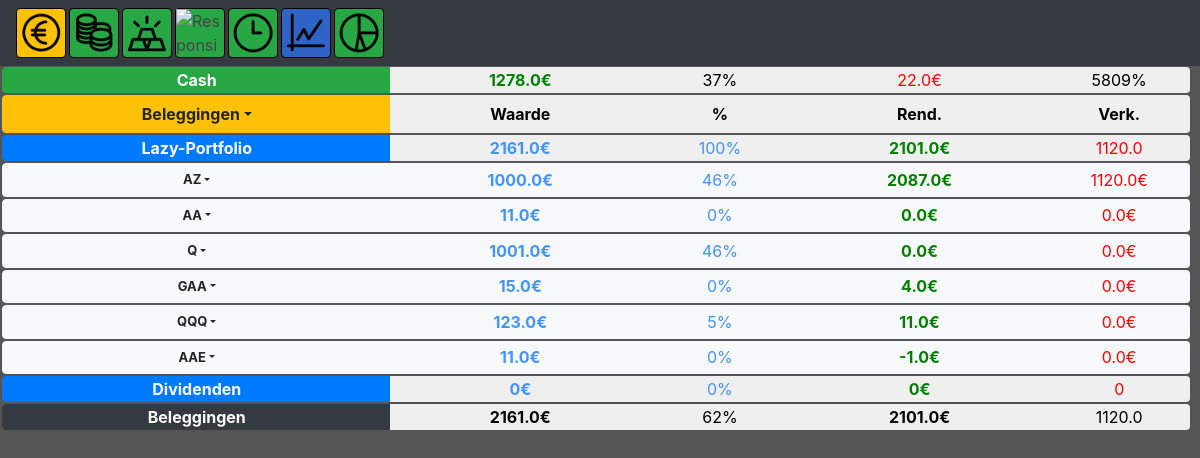
Page /beleggingen (signed in) on the committed database.
### tables this page shows
CREATE TABLE `Portfolios` (
	`userid`	INTEGER NOT NULL,
	`naam`	TEXT NOT NULL
);

CREATE TABLE "Beleggingen" (
	`userid`	INTEGER NOT NULL,
	`naam`	TEXT NOT NULL,
	`prijs`	REAL NOT NULL,
	`waarde`	REAL NOT NULL,
	`portfolio`	TEXT NOT NULL,
	`datum`	TEXT NOT NULL,
	`verkocht`	REAL,
	FOREIGN KEY(`userid`) REFERENCES `users`(`id`)
);

### app.py (the view, shortened to what this page needs)
@app.route("/beleggingen", methods=["POST","GET"])
@login_required
def beleggingen():
    if request.method == "GET":
        db = db_connect('pythonsqlite.db')
        rowsb = db.execute("SELECT * FROM Portfolios WHERE userid = ? ",
                            (session["user_id"],))
        portfolios = rowsb.fetchall()
        rowsb = db.execute("SELECT * FROM Beleggingen WHERE Userid = ?",
                          (session["user_id"],))
        beleggingen = rowsb.fetchall()
        totaalbeleggingen = 0
        totaalprijs = 0
        totaalverkocht = 0
        for row in beleggingen:
            totaalprijs += row[2]
            totaalbeleggingen += row[3]
            totaalverkocht += row[6]
        rowsb = db.execute("SELECT * FROM rekeningen WHERE userid = ? ",
                          (session["user_id"],))
        rowb = rowsb.fetchall()
        cash = 0
        for row in rowb:
            cash += row[1]
        selecteer = db.execute("SELECT * FROM Transacties WHERE userid=? and Soort=? and Datum >= date('now','start of month', '-12 month') and Datum < date('now','start of month')",
                          (session["user_id"], "Uitgave"))
        uitgaven = selecteer.fetchall()
        totaaluitgaven = 0
        for uitgave in uitgaven:
            totaaluitgaven += uitgave[2]
        return render_template("beleggingen.html", portfolios=portfolios, beleggingen=beleggingen, totaalprijs=totaalprijs, totaalbeleggingen=totaalbeleggingen, cash=cash, totaaluitgaven=totaaluitgaven, totaalverkocht=totaalverkocht)

### helpers.py (called while the page is built)
def db_connect(string):
    conn = sqlite3.connect(string)
    return conn.cursor()

def login_required(f):
    @wraps(f)
    def decorated_function(*args, **kwargs):
        if session.get("user_id") is None:
            return redirect("/login")
        return f(*args, **kwargs)
    return decorated_function

### templates/beleggingen.html (shortened to what this page needs)
{%extends "layoutHome.html"%}
{%block homeBody%}
<div class="btn-group headerbudget" role="group" aria-label="Basic example">
    <button type="button" class="hometext bigportfolio btn btn-success">Cash</button>
    <button type="button" class="hometext inkomsthome smallportfolio btn">{{cash}}€</button>
    <button type="button" class="percentportfolio btn">{% if totaaluitgaven > 0 %}{{ (cash / (totaalbeleggingen + cash) * 100) | int }}%{%else%}0%{% endif %}</button>
    <button type="button" class="uitgavehome smallportfolio btn">{{totaaluitgaven}}€</button>
    <button type="button" class="percentportfolio btn">{% if totaaluitgaven > 0 %}{{ (cash / totaaluitgaven * 100) | int }}%{%else%}0%{% endif %}</button>
</div>
<div class="btn-group headerbudget" role="group" aria-label="Basic example">
    <div class="bigportfolio btn-group" role="group">
        <button id="btnGroupDrop1" type="button" class="expensebudget btn btn-warning dropdown-toggle dropdown-toggle-split" data-toggle="dropdown" aria-haspopup="true" aria-expanded="false">
        Beleggingen
        </button>
    </div>
    <button type="button" class="hometext smallportfolio btn">Waarde</button>
    <button type="button" class="hometext percentportfolio btn">%</button>
    <button type="button" class="hometext smallportfolio btn">Rend.</button>
    <button type="button" class="hometext percentportfolio btn">Verk.</button>
</div>
<div class="container-fluid">
    {% for row in portfolios %}
    {%set total = namespace(a=0)%}
    {%set prijs = namespace(b=0)%}
    {%set verkoop = namespace(c=0)%}
    {% for belegging in beleggingen %}
    {% if belegging[4] == row[1] %}
    {%set total.a = total.a + belegging[3] %}
    {%set prijs.b = prijs.b + belegging[2] %}
    {%set verkoop.c = verkoop.c + belegging[6] %}
    {% endif %}
    {% endfor %}
    <div class="btn-group headerbudget" role="group" aria-label="Basic example">
        <button type="button" class="hometext bigportfolio btn btn-primary">{{row[1]}}</button>
        <button type="button" class="hometext savingshome smallportfolio btn ">{{ total.a }}€</button>
        <button type="button" class="savingshome percentportfolio btn ">{% if totaalbeleggingen > 0 %}{{ (total.a / totaalbeleggingen * 100) | int }}%{%else%}0%{% endif %}</button>
        <button type="button" class="hometext inkomsthome smallportfolio btn ">{{ total.a - prijs.b + verkoop.c }}€</button>
        <button type="button" class="uitgavehome percentportfolio btn ">{{verkoop.c}}</button>
      </div>
    {% for belegging in beleggingen %}
    {% if belegging[4] == row[1] %}
    <div class="btn-group headerbudget" role="group" aria-label="Basic example">
        <div class="bigportfolio btn-group thinportfolio" role="group">
                <button id="btnGroupDrop1" type="button" class="expensebudget btn btn-light dropdown-toggle dropdown-toggle-split smallfont" data-toggle="dropdown" aria-haspopup="true" aria-expanded="false">
                    {{belegging[1]}}
                </button>
            </div>
        <button type="button" class="hometext savingshome smallportfolio btn btn-light">{{ belegging[3] }}€</button>
        <button type="button" class="savingshome percentportfolio btn btn-light">{% if total.a > 0 %}{{ (belegging[3] / total.a * 100) | int }}%{%else%}0%{% endif %}</button>
        <button type="button" class="hometext inkomsthome smallportfolio btn btn-light">{{ belegging[3] - belegging[2] + belegging[6] }}€</button>
        <button type="button" class="uitgavehome percentportfolio btn btn-light">{{belegging[6]}}€</button>
        </div>
    {% endif %}
    {% endfor %}
    {% endfor %}
<div class="btn-group headerbudget" role="group" aria-label="Basic example">
    <button type="button" class="hometext bigportfolio btn btn-dark">Beleggingen</button>
    <button type="button" class="hometext smallportfolio btn">{{totaalbeleggingen}}€</button>
    <button type="button" class="percentportfolio btn">{% if (totaalbeleggingen + cash) > 0 %}{{ (totaalbeleggingen / (totaalbeleggingen + cash) * 100) | int }}%{%else%}0%{% endif %}</button>
    <button type="button" class="hometext smallportfolio btn">{{totaalbeleggingen - totaalprijs + totaalverkocht}}€</button>
    <button type="button" class="percentportfolio btn">{{totaalverkocht}}</button>
</div>
{%endblock%}

### templates/layoutHome.html (shortened to what this page needs)
{% extends "layout.html" %}
{%block body%}
<nav class="navbar navbar-dark bg-dark">
    <a class="card maincard" href="/">
        <img src="static/icons/input.png" class="img-fluid" alt="Responsive image">
    </a>
    <div class="scrolling-wrapper-flexbox">
      <div class="card incomecard"><a href="/budget">
        <img src="static/icons/budget.png" class="img-fluid" alt="Responsive image"></a>
      </div>
      <div class="card incomecard"><a href="/balans">
          <img src="static/icons/balans.png" class="img-fluid" alt="Responsive image"></a>
        </div>
      <div class="card incomecard"><a href="/maand">
          <img src="static/icons/maand.png" class="img-fluid" alt="Responsive image"></a>
        </div>
      <div class="card incomecard"><a href="/jaar">
          <img src="static/icons/jaar.png" class="img-fluid" alt="Responsive image"></a>
        </div>
      <div class="card beleggingcard"><a href="/beleggingen">
        <img src="static/icons/aandelen.png" class="img-fluid" alt="Responsive image"></a>
      </div>
      <div class="card incomecard"><a href="#">
          <img src="static/icons/grafieken.png" class="img-fluid" alt="Responsive image"></a>
        </div>
    </div>
  </nav>
  {%block homeBody%}
  {%endblock%}
{%endblock%}

### templates/layout.html (shortened to what this page needs)
<!DOCTYPE <!DOCTYPE html>
<html>
    <head>
        <link rel="stylesheet" href="https://stackpath.bootstrapcdn.com/bootstrap/4.1.2/css/bootstrap.min.css">
        <link href="/static/styles.css" rel="stylesheet"/>
    </head>
<body>
    {%block body %}{%endblock%}
</body>
</html>

### static/styles.css (style rules this page uses)
body { background: #555555 !important; }
.navbar { flex-wrap: nowrap; }
.scrolling-wrapper-flexbox { display: flex; flex-wrap: nowrap; overflow-x: auto; }
.card { flex: 0 0 auto; margin-right: 3px; }
.card { border: 1px solid rgb(0, 0, 0); width: 50px; height: 50px; }
.scrolling-wrapper, .scrolling-wrapper-flexbox { height: 50px; width: 100%; -webkit-overflow-scrolling: auto; }
.container-fluid { padding: 0px; }
a { color:#444;text-decoration:none; }
.headerbudget { width:99% !important; font-weight: bold; margin: 1px; margin-left: 2px; }
.expensebudget { width:100% !important; font-weight: bold; }
.hometext { font-weight: bold; vertical-align: center; }
.inkomsthome { color: green; }
.uitgavehome { color: red; }
.savingshome { color: #4193ff; }
.smallportfolio { width: 22% !important; padding: 0px; border: 0px; }
.percentportfolio { width: 12% !important; padding: 0px; border: 0px; }
.bigportfolio { width: 33%; height: 6%; padding: 0px; }
.smallfont { font-size: 13px; }
.thinportfolio { height: 5%; }
.maincard { background-color: #ffc107; }
.beleggingcard { background-color: #2f64c7; }
.incomecard { background-color: #28a745; }

### rows in the picture
Portfolios: naam "Lazy-Portfolio", a "2161.0", a "100", a "2101.0", c "1120.0"
Beleggingen: naam "AZ", waarde "1000.0", (belegging[3]/total.a*100)|int "46", belegging[3]-belegging[2]+belegging[6] "2087.0", verkocht "1120.0"
Beleggingen: naam "AA", waarde "11.0", (belegging[3]/total.a*100)|int "0", belegging[3]-belegging[2]+belegging[6] "0.0", verkocht "0.0"
Beleggingen: naam "Q", waarde "1001.0", (belegging[3]/total.a*100)|int "46", belegging[3]-belegging[2]+belegging[6] "0.0", verkocht "0.0"
Beleggingen: naam "GAA", waarde "15.0", (belegging[3]/total.a*100)|int "0", belegging[3]-belegging[2]+belegging[6] "4.0", verkocht "0.0"
Beleggingen: naam "QQQ", waarde "123.0", (belegging[3]/total.a*100)|int "5", belegging[3]-belegging[2]+belegging[6] "11.0", verkocht "0.0"
Beleggingen: naam "AAE", waarde "11.0", (belegging[3]/total.a*100)|int "0", belegging[3]-belegging[2]+belegging[6] "-1.0", verkocht "0.0"
Portfolios: naam "Dividenden", a "0", c "0"

### other values in the picture
{{ cash }} "1278.0"
{{ (cash / (totaalbeleggingen + cash) * 100) | int }} "37"
{{ totaaluitgaven }} "22.0"
{{ (cash / totaaluitgaven * 100) | int }} "5809"
{{ totaalbeleggingen }} "2161.0"
{{ (totaalbeleggingen / (totaalbeleggingen + cash) * 100) | int }} "62"
{{ totaalbeleggingen - totaalprijs + totaalverkocht }} "2101.0"
{{ totaalverkocht }} "1120.0"
